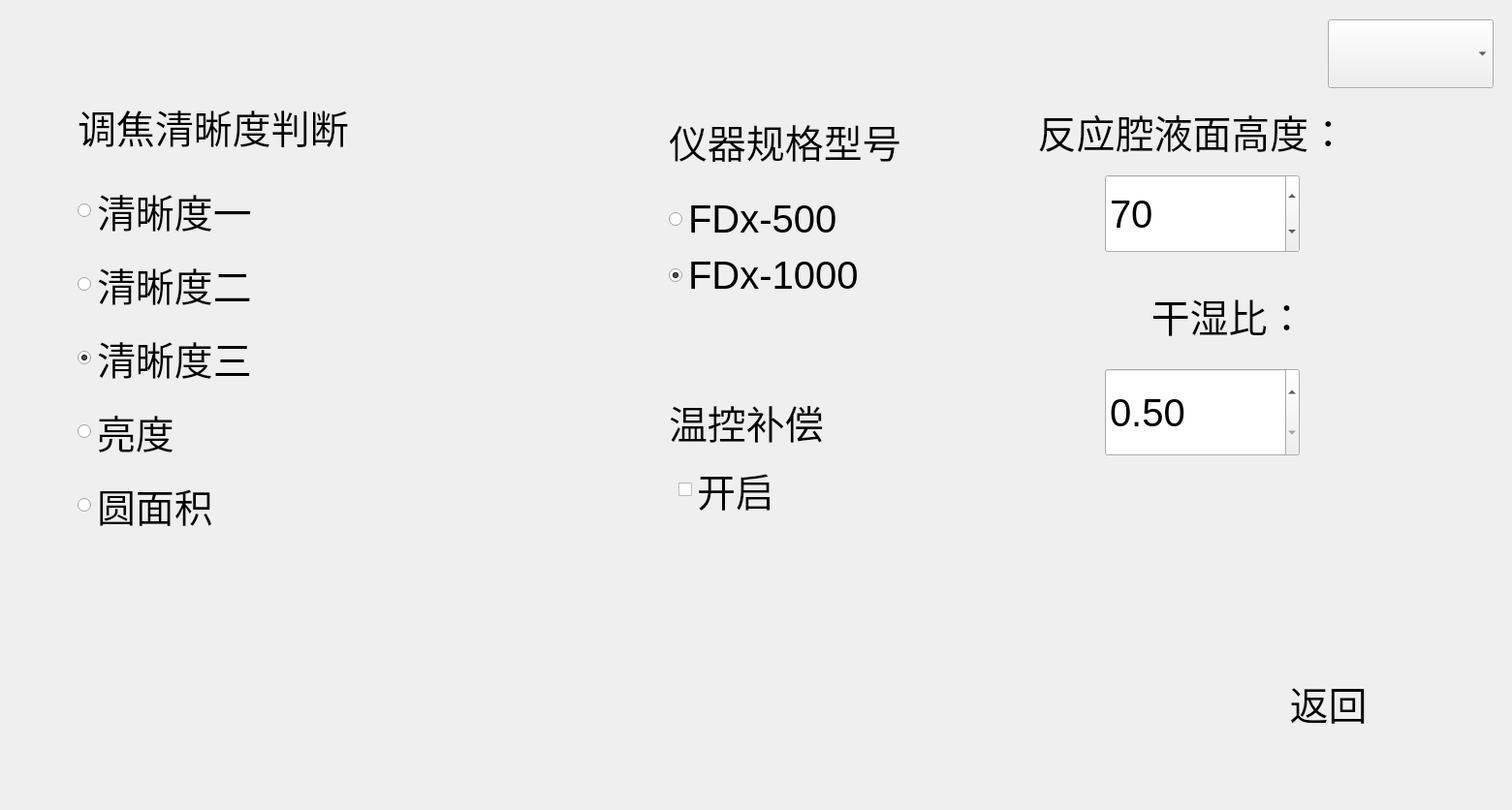
<?xml version="1.0" encoding="UTF-8"?>
<ui version="4.0">
 <class>ProjectParam</class>
 <widget class="QDialog" name="ProjectParam">
  <property name="geometry">
   <rect>
    <x>0</x>
    <y>0</y>
    <width>1560</width>
    <height>836</height>
   </rect>
  </property>
  <property name="font">
   <font>
    <pointsize>30</pointsize>
   </font>
  </property>
  <property name="windowTitle">
   <string>Dialog</string>
  </property>
  <widget class="QLabel" name="label_focus">
   <property name="geometry">
    <rect>
     <x>80</x>
     <y>100</y>
     <width>561</width>
     <height>61</height>
    </rect>
   </property>
   <property name="font">
    <font>
     <pointsize>30</pointsize>
    </font>
   </property>
   <property name="text">
    <string>调焦清晰度判断</string>
   </property>
   <property name="alignment">
    <set>Qt::AlignLeading|Qt::AlignLeft|Qt::AlignVCenter</set>
   </property>
  </widget>
  <widget class="QLabel" name="label_model">
   <property name="geometry">
    <rect>
     <x>690</x>
     <y>120</y>
     <width>251</width>
     <height>51</height>
    </rect>
   </property>
   <property name="font">
    <font>
     <pointsize>30</pointsize>
    </font>
   </property>
   <property name="text">
    <string>仪器规格型号</string>
   </property>
  </widget>
  <widget class="QLabel" name="label_high">
   <property name="geometry">
    <rect>
     <x>990</x>
     <y>110</y>
     <width>481</width>
     <height>51</height>
    </rect>
   </property>
   <property name="font">
    <font>
     <pointsize>30</pointsize>
    </font>
   </property>
   <property name="text">
    <string>反应腔液面高度：</string>
   </property>
   <property name="alignment">
    <set>Qt::AlignCenter</set>
   </property>
  </widget>
  <widget class="QSpinBox" name="spinBox_high">
   <property name="geometry">
    <rect>
     <x>1140</x>
     <y>180</y>
     <width>201</width>
     <height>81</height>
    </rect>
   </property>
   <property name="font">
    <font>
     <pointsize>30</pointsize>
    </font>
   </property>
   <property name="value">
    <number>70</number>
   </property>
  </widget>
  <widget class="QLabel" name="label_pre">
   <property name="geometry">
    <rect>
     <x>1010</x>
     <y>300</y>
     <width>471</width>
     <height>51</height>
    </rect>
   </property>
   <property name="font">
    <font>
     <pointsize>30</pointsize>
    </font>
   </property>
   <property name="text">
    <string>    干湿比：</string>
   </property>
   <property name="alignment">
    <set>Qt::AlignCenter</set>
   </property>
  </widget>
  <widget class="QPushButton" name="pButton_machine_back">
   <property name="geometry">
    <rect>
     <x>1220</x>
     <y>670</y>
     <width>301</width>
     <height>111</height>
    </rect>
   </property>
   <property name="font">
    <font>
     <pointsize>30</pointsize>
    </font>
   </property>
   <property name="styleSheet">
    <string notr="true">background-image: url(:/images/back.png);</string>
   </property>
   <property name="text">
    <string>返回</string>
   </property>
   <property name="flat">
    <bool>true</bool>
   </property>
  </widget>
  <widget class="QWidget" name="layoutWidget">
   <property name="geometry">
    <rect>
     <x>80</x>
     <y>180</y>
     <width>551</width>
     <height>381</height>
    </rect>
   </property>
   <property name="font">
    <font>
     <pointsize>30</pointsize>
    </font>
   </property>
   <layout class="QVBoxLayout" name="verticalLayout">
    <item>
     <widget class="QRadioButton" name="rButton_c1">
      <property name="font">
       <font>
        <pointsize>30</pointsize>
       </font>
      </property>
      <property name="text">
       <string>清晰度一</string>
      </property>
     </widget>
    </item>
    <item>
     <widget class="QRadioButton" name="rButton_c2">
      <property name="font">
       <font>
        <pointsize>30</pointsize>
       </font>
      </property>
      <property name="text">
       <string>清晰度二</string>
      </property>
     </widget>
    </item>
    <item>
     <widget class="QRadioButton" name="rButton_c3">
      <property name="font">
       <font>
        <pointsize>30</pointsize>
       </font>
      </property>
      <property name="text">
       <string>清晰度三</string>
      </property>
      <property name="checked">
       <bool>true</bool>
      </property>
     </widget>
    </item>
    <item>
     <widget class="QRadioButton" name="rButton_c4">
      <property name="font">
       <font>
        <pointsize>30</pointsize>
       </font>
      </property>
      <property name="text">
       <string>亮度</string>
      </property>
     </widget>
    </item>
    <item>
     <widget class="QRadioButton" name="rButton_c5">
      <property name="font">
       <font>
        <pointsize>30</pointsize>
       </font>
      </property>
      <property name="text">
       <string>圆面积</string>
      </property>
     </widget>
    </item>
   </layout>
  </widget>
  <widget class="QWidget" name="layoutWidget">
   <property name="geometry">
    <rect>
     <x>690</x>
     <y>200</y>
     <width>258</width>
     <height>112</height>
    </rect>
   </property>
   <property name="font">
    <font>
     <pointsize>30</pointsize>
    </font>
   </property>
   <layout class="QVBoxLayout" name="verticalLayout_2">
    <item>
     <widget class="QRadioButton" name="rButton_b1">
      <property name="font">
       <font>
        <pointsize>30</pointsize>
       </font>
      </property>
      <property name="text">
       <string>FDx-500</string>
      </property>
     </widget>
    </item>
    <item>
     <widget class="QRadioButton" name="rButton_b2">
      <property name="font">
       <font>
        <pointsize>30</pointsize>
       </font>
      </property>
      <property name="text">
       <string>FDx-1000</string>
      </property>
      <property name="checked">
       <bool>true</bool>
      </property>
     </widget>
    </item>
   </layout>
  </widget>
  <widget class="QDoubleSpinBox" name="spinBox_pre">
   <property name="geometry">
    <rect>
     <x>1140</x>
     <y>380</y>
     <width>201</width>
     <height>91</height>
    </rect>
   </property>
   <property name="font">
    <font>
     <pointsize>30</pointsize>
    </font>
   </property>
   <property name="minimum">
    <double>0.500000000000000</double>
   </property>
   <property name="maximum">
    <double>2.000000000000000</double>
   </property>
   <property name="singleStep">
    <double>0.100000000000000</double>
   </property>
  </widget>
  <widget class="QComboBox" name="comboBox_machine">
   <property name="geometry">
    <rect>
     <x>1370</x>
     <y>20</y>
     <width>171</width>
     <height>71</height>
    </rect>
   </property>
   <property name="currentText">
    <string/>
   </property>
  </widget>
  <widget class="QLabel" name="label_temp">
   <property name="geometry">
    <rect>
     <x>690</x>
     <y>410</y>
     <width>251</width>
     <height>51</height>
    </rect>
   </property>
   <property name="font">
    <font>
     <pointsize>30</pointsize>
    </font>
   </property>
   <property name="text">
    <string>温控补偿</string>
   </property>
  </widget>
  <widget class="QCheckBox" name="checkBox_temp">
   <property name="geometry">
    <rect>
     <x>700</x>
     <y>480</y>
     <width>241</width>
     <height>51</height>
    </rect>
   </property>
   <property name="text">
    <string>开启</string>
   </property>
  </widget>
 </widget>
 <resources/>
 <connections/>
</ui>
